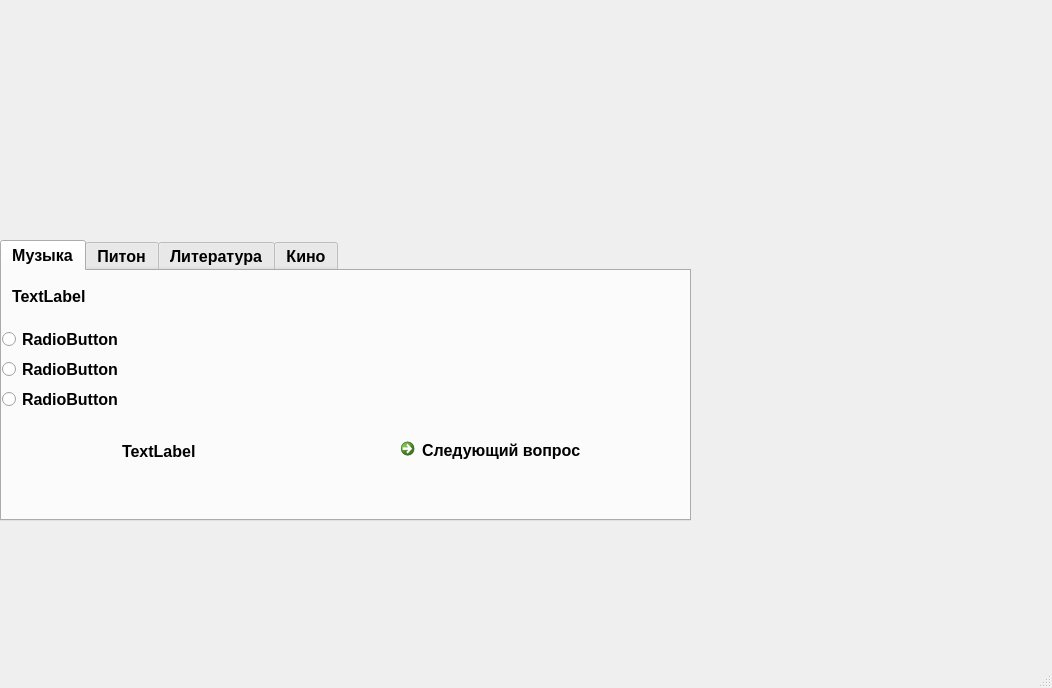
<?xml version="1.0" encoding="UTF-8"?>
<ui version="4.0">
 <class>MainWindow</class>
 <widget class="QMainWindow" name="MainWindow">
  <property name="geometry">
   <rect>
    <x>0</x>
    <y>0</y>
    <width>1052</width>
    <height>688</height>
   </rect>
  </property>
  <property name="windowTitle">
   <string>MainWindow</string>
  </property>
  <widget class="QWidget" name="centralwidget">
   <widget class="QLabel" name="Obj_pict">
    <property name="geometry">
     <rect>
      <x>10</x>
      <y>0</y>
      <width>551</width>
      <height>251</height>
     </rect>
    </property>
    <property name="text">
     <string/>
    </property>
    <property name="pixmap">
     <pixmap>../../OneDrive/Рабочий стол/викторина-стоковая-иллюстрация.jpg</pixmap>
    </property>
   </widget>
   <widget class="QLabel" name="obj_pict2">
    <property name="geometry">
     <rect>
      <x>580</x>
      <y>20</y>
      <width>451</width>
      <height>391</height>
     </rect>
    </property>
    <property name="text">
     <string/>
    </property>
    <property name="pixmap">
     <pixmap>../../OneDrive/Рабочий стол/картинка викторина.jpg</pixmap>
    </property>
   </widget>
   <widget class="QTabWidget" name="obj_Menu">
    <property name="geometry">
     <rect>
      <x>0</x>
      <y>240</y>
      <width>691</width>
      <height>281</height>
     </rect>
    </property>
    <property name="font">
     <font>
      <pointsize>12</pointsize>
      <weight>75</weight>
      <bold>true</bold>
     </font>
    </property>
    <property name="currentIndex">
     <number>0</number>
    </property>
    <widget class="QWidget" name="tab">
     <attribute name="title">
      <string>Музыка</string>
     </attribute>
     <widget class="QRadioButton" name="radioButton">
      <property name="geometry">
       <rect>
        <x>0</x>
        <y>60</y>
        <width>231</width>
        <height>17</height>
       </rect>
      </property>
      <property name="text">
       <string>RadioButton</string>
      </property>
     </widget>
     <widget class="QRadioButton" name="radioButton_2">
      <property name="geometry">
       <rect>
        <x>0</x>
        <y>90</y>
        <width>281</width>
        <height>17</height>
       </rect>
      </property>
      <property name="text">
       <string>RadioButton</string>
      </property>
     </widget>
     <widget class="QRadioButton" name="radioButton_3">
      <property name="geometry">
       <rect>
        <x>0</x>
        <y>120</y>
        <width>301</width>
        <height>17</height>
       </rect>
      </property>
      <property name="text">
       <string>RadioButton</string>
      </property>
     </widget>
     <widget class="QLabel" name="label_1">
      <property name="geometry">
       <rect>
        <x>10</x>
        <y>0</y>
        <width>671</width>
        <height>51</height>
       </rect>
      </property>
      <property name="text">
       <string>TextLabel</string>
      </property>
     </widget>
     <widget class="QLabel" name="labelRes1">
      <property name="geometry">
       <rect>
        <x>120</x>
        <y>170</y>
        <width>201</width>
        <height>21</height>
       </rect>
      </property>
      <property name="text">
       <string>TextLabel</string>
      </property>
     </widget>
     <widget class="QCommandLinkButton" name="commandLinkButton">
      <property name="geometry">
       <rect>
        <x>391</x>
        <y>160</y>
        <width>261</width>
        <height>48</height>
       </rect>
      </property>
      <property name="text">
       <string>Следующий вопрос</string>
      </property>
     </widget>
    </widget>
    <widget class="QWidget" name="tab_3">
     <attribute name="title">
      <string>Питон</string>
     </attribute>
    </widget>
    <widget class="QWidget" name="tab_4">
     <attribute name="title">
      <string>Литература</string>
     </attribute>
    </widget>
    <widget class="QWidget" name="tab_2">
     <attribute name="title">
      <string>Кино</string>
     </attribute>
    </widget>
   </widget>
  </widget>
  <widget class="QMenuBar" name="menubar">
   <property name="geometry">
    <rect>
     <x>0</x>
     <y>0</y>
     <width>1052</width>
     <height>26</height>
    </rect>
   </property>
  </widget>
  <widget class="QStatusBar" name="statusbar"/>
 </widget>
 <resources/>
 <connections/>
</ui>
